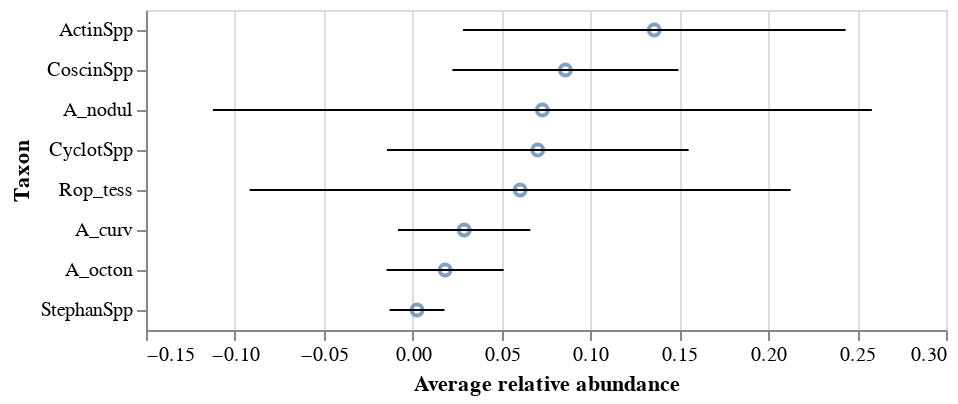

Write notebook code for a chart like this one.
### Markdown cell above
_Type your answer here, replacing this text._

### Code cell
# reset index
plot_df = diatom_summary.reset_index() # SOLUTION

# create base chart
base = alt.Chart(plot_df).encode(
    y = alt.Y('index', title = 'Taxon', sort = {'field': 'mean', 'order': 'descending'}) # SOLUTION
)

# create point plot
means = base.mark_point().encode(
    x = alt.X('mean', title = 'Average relative abundance') # SOLUTION
)

# create bar plot
bars = base.transform_calculate(
    lwr = 'datum.mean - 2*datum.std', # SOLUTION
    upr = 'datum.mean + 2*datum.std' # SOLUTION
).mark_errorbar().encode(
    x = alt.X('lwr:Q', title = 'Average relative abundance'), # SOLUTION
    x2 = 'upr:Q' # SOLUTION
)

# layer
fig2 = means + bars # SOLUTION

# display
fig2

### Figure 1 — Vega-Lite specification as saved in the notebook (floating-point values rounded to 4 significant figures)
{"config": {"view": {"continuousWidth": 400, "continuousHeight": 300}}, "layer": [{"mark": "point", "encoding": {"x": {"field": "mean", "title": "Average relative abundance", "type": "quantitative"}, "y": {"field": "index", "sort": {"field": "mean", "order": "descending"}, "title": "Taxon", "type": "nominal"}}}, {"mark": "errorbar", "encoding": {"x": {"field": "lwr", "title": "Average relative abundance", "type": "quantitative"}, "x2": {"field": "upr"}, "y": {"field": "index", "sort": {"field": "mean", "order": "descending"}, "title": "Taxon", "type": "nominal"}}, "transform": [{"calculate": "datum.mean - 2*datum.std", "as": "lwr"}, {"calculate": "datum.mean + 2*datum.std", "as": "upr"}]}], "data": {"name": "data-1b0d93bfcb022f0704e46c56041c0f6d"}, "$schema": "https://vega.github.io/schema/vega-lite/v4.17.0.json", "datasets": {"data-1b0d93bfcb022f0704e46c56041c0f6d": [{"index": "A_curv", "mean": 0.02899, "std": 0.0186}, {"index": "A_octon", "mean": 0.01826, "std": 0.01647}, {"index": "ActinSpp", "mean": 0.1359, "std": 0.0538}, {"index": "A_nodul", "mean": 0.07294, "std": 0.09268}, {"index": "CoscinSpp", "mean": 0.08593, "std": 0.0318}, {"index": "CyclotSpp", "mean": 0.07037, "std": 0.04242}, {"index": "Rop_tess", "mean": 0.06045, "std": 0.0761}, {"index": "StephanSpp", "mean": 0.002447, "std": 0.007721}]}}
